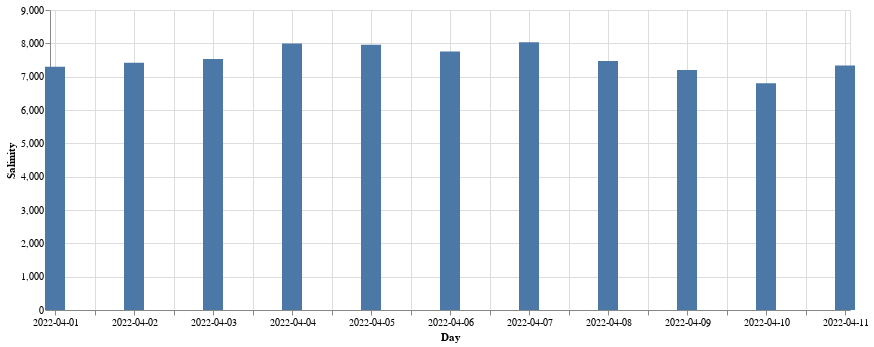

The cell this chart's notebook holds for it:
### Code cell
alt.Chart(source).mark_bar(size=20).encode(
    # x='year_month:T',
    x=alt.X('Day:T', axis=alt.Axis(format='%Y-%m-%d', title='Day')),
    y='Salinity:Q',
    tooltip=[alt.Tooltip('Day:T', title='Date', format='%Y-%m-%d'), 'Salinity']
).properties(
    width=800
)

### Figure 1 — Vega-Lite specification as saved in the notebook (floating-point values rounded to 4 significant figures)
{"config": {"view": {"continuousWidth": 300, "continuousHeight": 300}}, "data": {"name": "data-d5212df2a0f2711df0ca246ea170e978"}, "mark": {"type": "bar", "size": 20}, "encoding": {"tooltip": [{"field": "Day", "format": "%Y-%m-%d", "title": "Date", "type": "temporal"}, {"field": "Salinity", "type": "quantitative"}], "x": {"axis": {"format": "%Y-%m-%d", "title": "Day"}, "field": "Day", "type": "temporal"}, "y": {"field": "Salinity", "type": "quantitative"}}, "width": 800, "$schema": "https://vega.github.io/schema/vega-lite/v5.20.1.json", "datasets": {"data-d5212df2a0f2711df0ca246ea170e978": [{"Day": "2022-04-01", "Salinity": 7297.0}, {"Day": "2022-04-02", "Salinity": 7420.0}, {"Day": "2022-04-03", "Salinity": 7534.0}, {"Day": "2022-04-04", "Salinity": 7996.0}, {"Day": "2022-04-05", "Salinity": 7958.0}, {"Day": "2022-04-06", "Salinity": 7754.0}, {"Day": "2022-04-07", "Salinity": 8035.0}, {"Day": "2022-04-08", "Salinity": 7467.0}, {"Day": "2022-04-09", "Salinity": 7202.0}, {"Day": "2022-04-10", "Salinity": 6805.0}, {"Day": "2022-04-11", "Salinity": 7332.0}]}}
